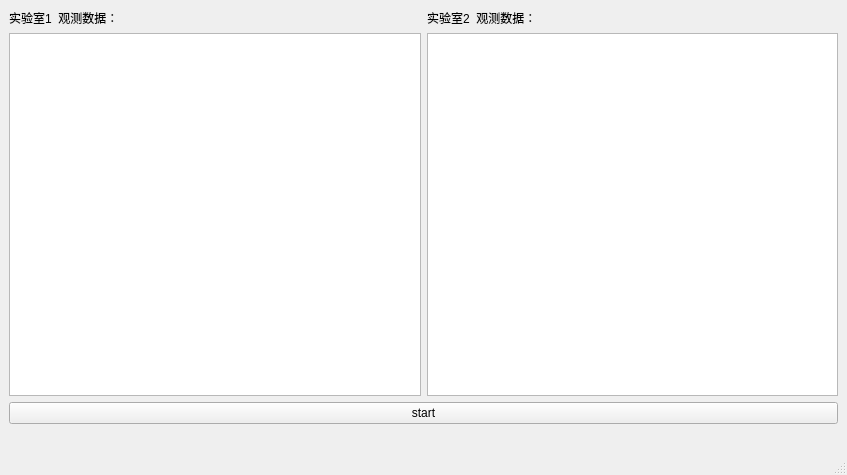
<?xml version="1.0" encoding="UTF-8"?>
<ui version="4.0">
 <class>MainWindow</class>
 <widget class="QMainWindow" name="MainWindow">
  <property name="geometry">
   <rect>
    <x>0</x>
    <y>0</y>
    <width>847</width>
    <height>475</height>
   </rect>
  </property>
  <property name="windowTitle">
   <string>MainWindow</string>
  </property>
  <widget class="QWidget" name="centralwidget">
   <layout class="QVBoxLayout" name="verticalLayout_4">
    <item>
     <layout class="QVBoxLayout" name="verticalLayout_3">
      <item>
       <layout class="QHBoxLayout" name="horizontalLayout">
        <item>
         <layout class="QVBoxLayout" name="verticalLayout">
          <item>
           <widget class="QLabel" name="label">
            <property name="text">
             <string>实验室1  观测数据：</string>
            </property>
           </widget>
          </item>
          <item>
           <widget class="QTextBrowser" name="infoBox1"/>
          </item>
         </layout>
        </item>
        <item>
         <layout class="QVBoxLayout" name="verticalLayout_2">
          <item>
           <widget class="QLabel" name="label_3">
            <property name="text">
             <string>实验室2  观测数据：</string>
            </property>
           </widget>
          </item>
          <item>
           <widget class="QTextBrowser" name="infoBox1_2"/>
          </item>
         </layout>
        </item>
       </layout>
      </item>
      <item>
       <widget class="QPushButton" name="pushButton">
        <property name="text">
         <string>start</string>
        </property>
       </widget>
      </item>
     </layout>
    </item>
    <item>
     <widget class="QLabel" name="label_2">
      <property name="text">
       <string/>
      </property>
     </widget>
    </item>
   </layout>
  </widget>
  <widget class="QStatusBar" name="statusbar"/>
 </widget>
 <resources/>
 <connections/>
</ui>
